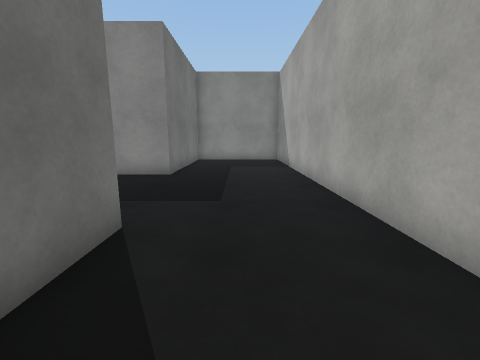
view 1 (above)

21 first-person views from a walk through a 3-D level made in the Unity game engine. The camera is 1.3 m above the floor, tilts 10° down and sees 90° across. The floor is counted in squares, 1 m on a side. Each view is taken from the middle of a square. On the plan, view 1 faces up. The plan holds only what a view shows up to about 12 squares ahead; the rest is blank. The place goes on beyond the plan. Surface patterns are stand-ins for the level's own textures.

view 2
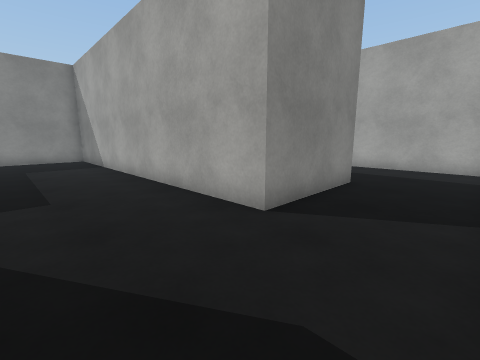

view 3
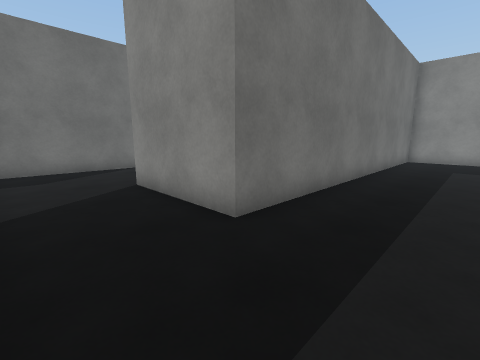

view 4
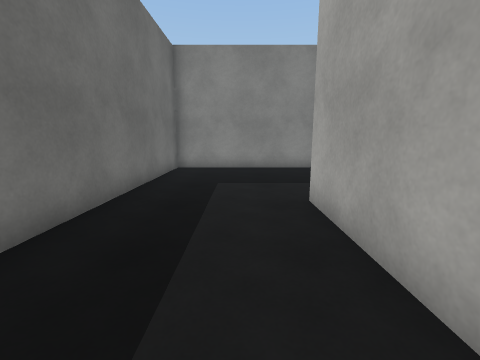

view 5
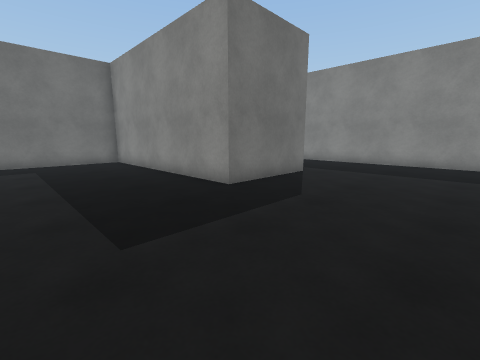

view 6
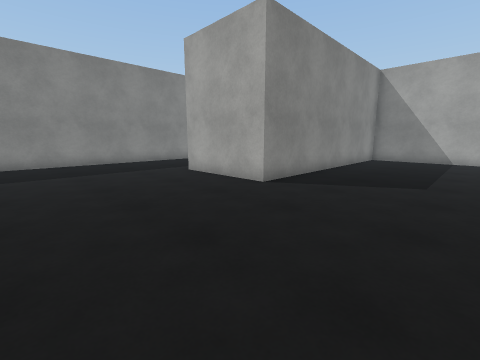

view 7
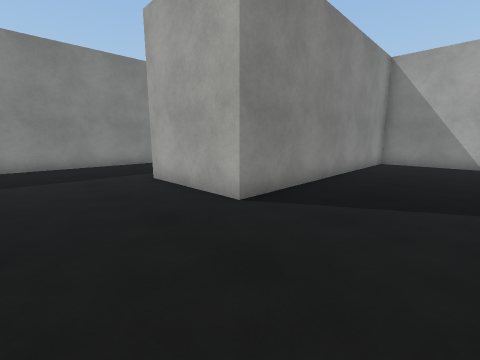

view 8
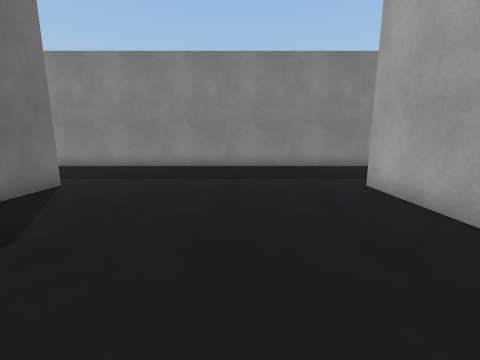

view 9
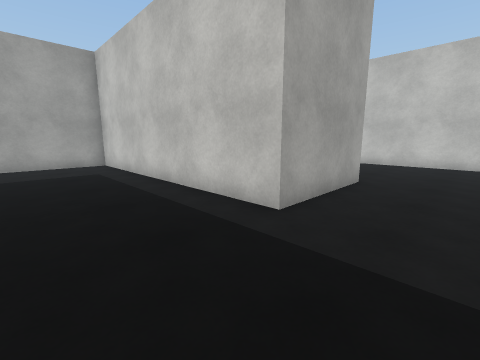

view 10
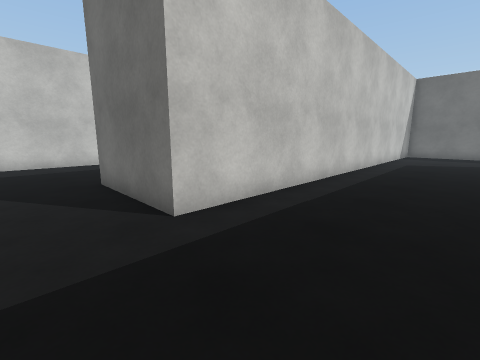

view 11
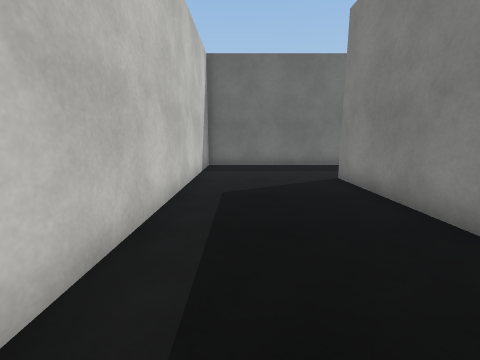

view 12
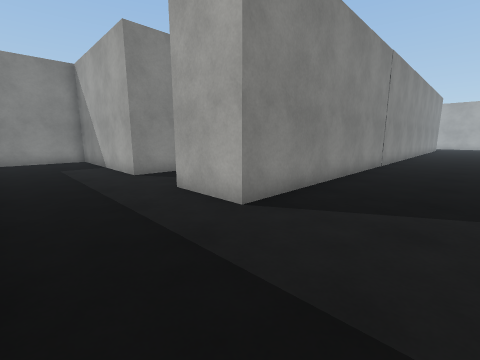

view 13
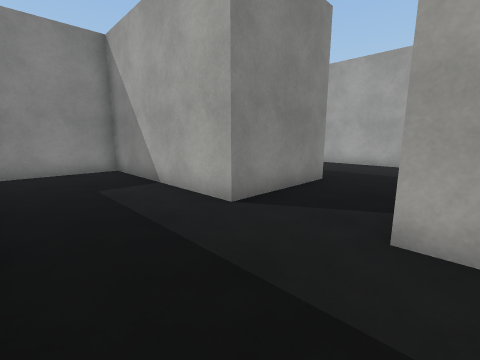

view 14
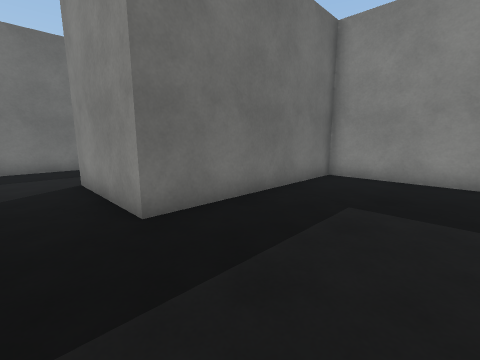

view 15
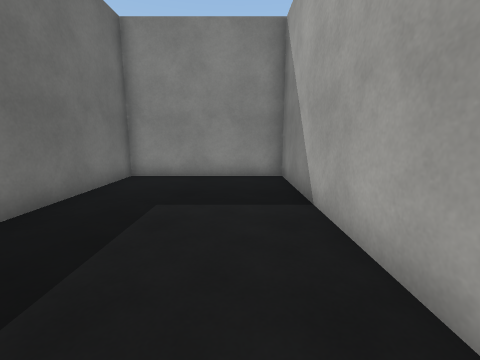

view 16
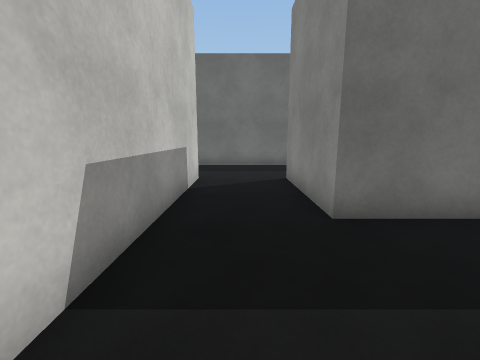

view 17
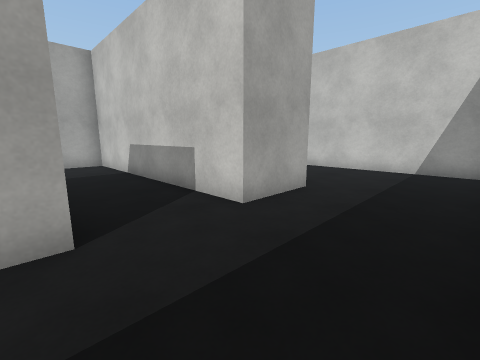

view 18
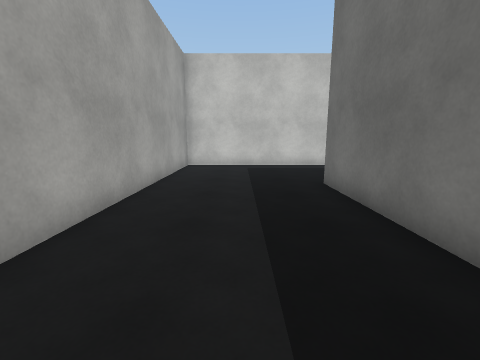

view 19
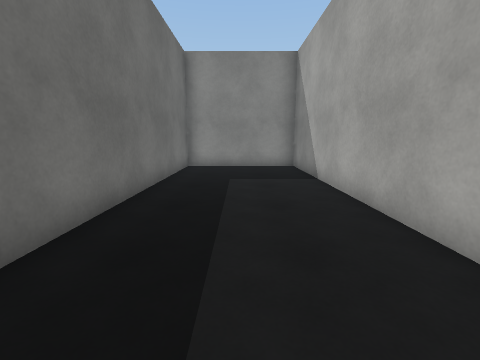

view 20
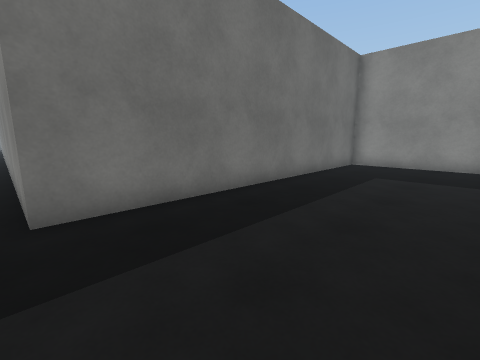

view 21
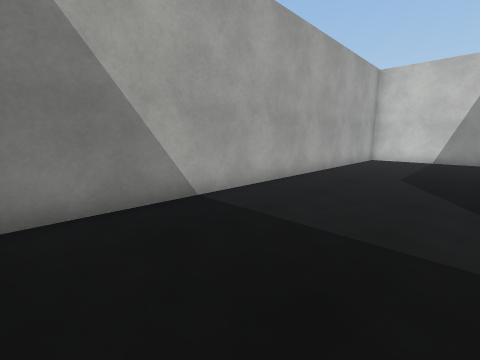

### Floor plan
Points are (right, up) in squares from view 1. A wall is a line through its corners. A room is listed if a view was taken in it or the views show most of it. See-through windows are left out.
Room 1 (views 1, 2, 3, 4, 5, 6, 7, 8, 9, 10, 11, 12, 13, 17, 18, 19, 20, 21)
walls: (13.5, 8.9) (17.1, 8.9); (20.9, 8.9) (25.2, 8.9); (10.5, 5.2) (10.5, 9); (0.9, 14.5) (-1, 14.5); (10.5, -1) (10.5, 3.2); (-2.5, 12.1) (-2.5, 8.5) (-4.5, 8.5); (1.3, 28.5) (1.3, 35.2) (-2.1, 35.2); (29, -1.5) (30.9, -1.5); (-1.7, 3.4) (-1.7, -1.1); (33.5, 1.1) (33.5, 14.5) (23.5, 14.5) (23.5, 18.5) (33.5, 18.5) (33.5, 35.2) (28.6, 35.2) (28.6, 23.2) (1.3, 23.2) (1.3, 25.7); (-2.5, 29.4) (-2.5, 18.5) (15.1, 18.5) (15.1, 14.5) (6.3, 14.5) (6.3, 1.6) (2.3, 1.6) (2.3, 13)
ways out: opening at (1, 27.5) to room 2
Room 2 (views 14, 15, 16)
walls: (1.3, 25.7) (10.5, 25.7) (10.5, 35.2) (5.3, 35.2) (5.3, 28.5) (1.3, 28.5)
ways out: opening at (1, 27.5) to room 1

Where each view was taken, in squares from view 1:
view 1: 0 up, 0 right, facing up
view 2: 1 down, 1 left, facing up-right
view 3: 1 down, 9 right, facing up-left
view 4: 4 up, 9 right, facing up
view 5: 10 up, 20 right, facing up-left
view 6: 10 up, 18 right, facing up-right
view 7: 11 up, 20 right, facing up-right
view 8: 12 up, 20 right, facing up
view 9: 22 up, 21 right, facing down-right
view 10: 22 up, 17 right, facing down-left
view 11: 20 up, 9 right, facing left
view 12: 20 up, 2 left, facing up-right
view 13: 25 up, 2 left, facing up-right
view 14: 27 up, 9 right, facing up-left
view 15: 27 up, 9 right, facing up
view 16: 27 up, 9 right, facing left
view 17: 29 up, 2 left, facing down-right
view 18: 30 up, 31 right, facing down
view 19: 24 up, 31 right, facing up
view 20: 23 up, 33 right, facing up-left
view 21: 14 up, 29 right, facing down-right
